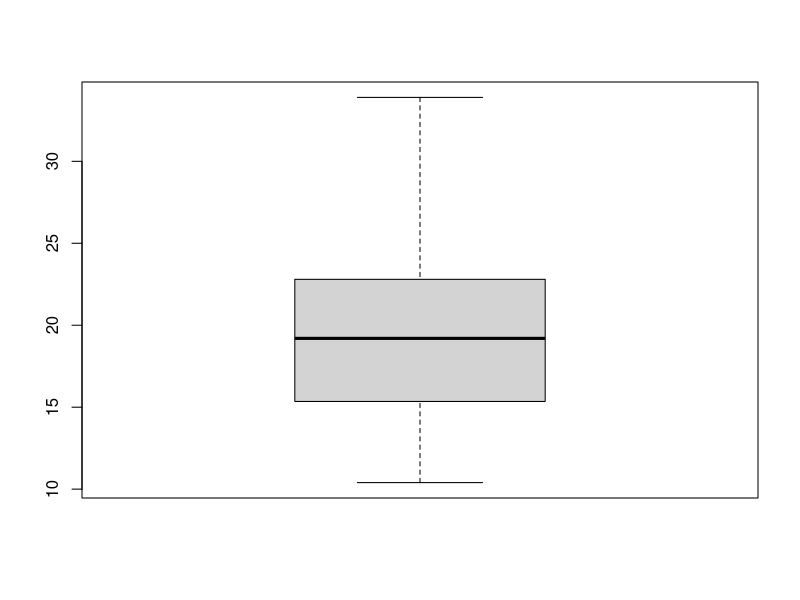
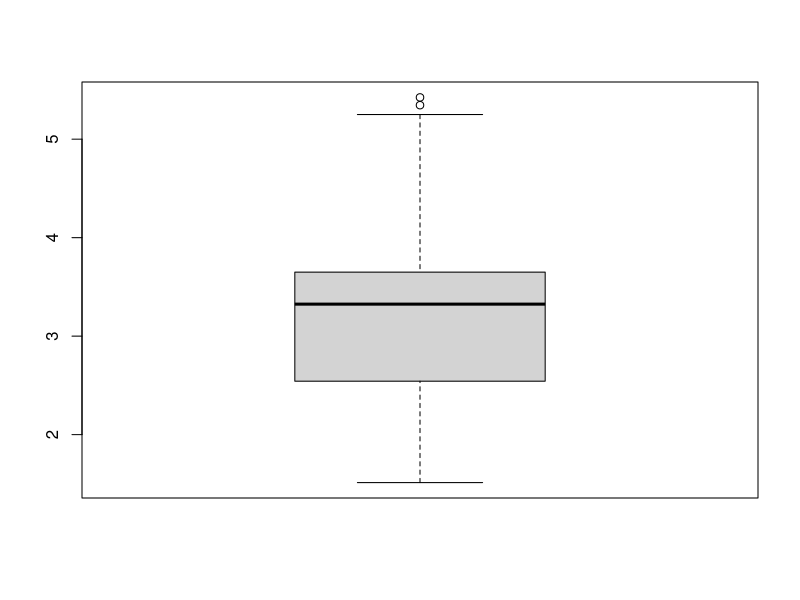
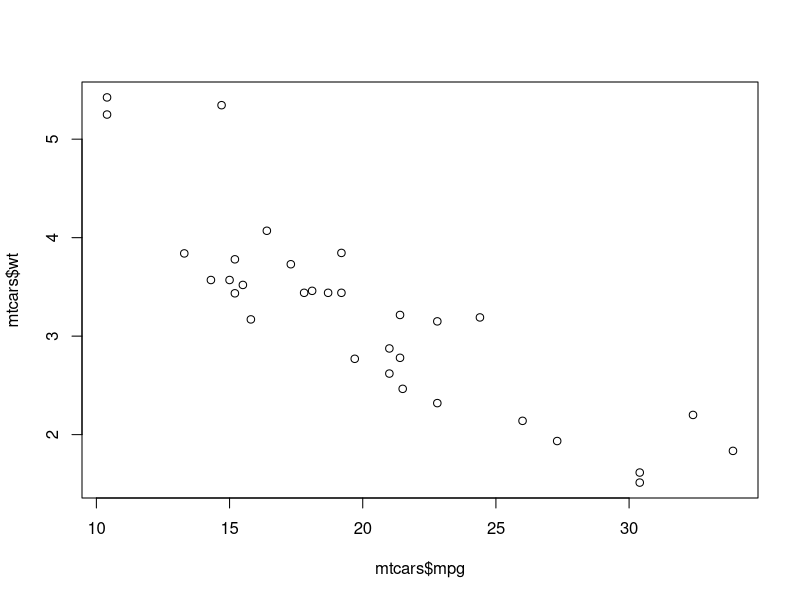
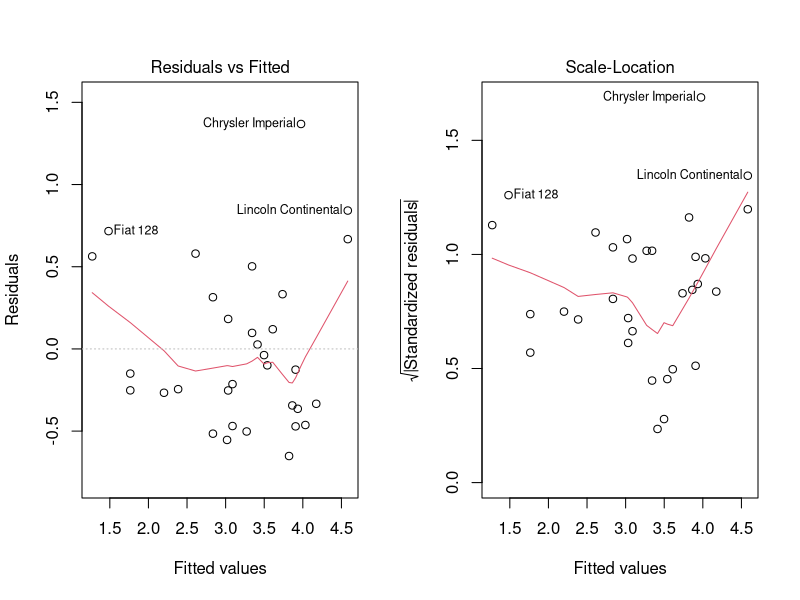
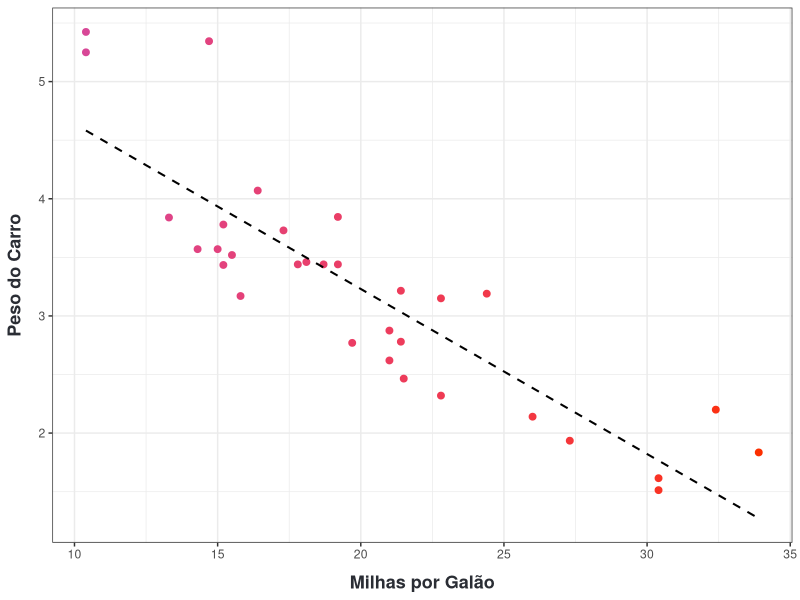
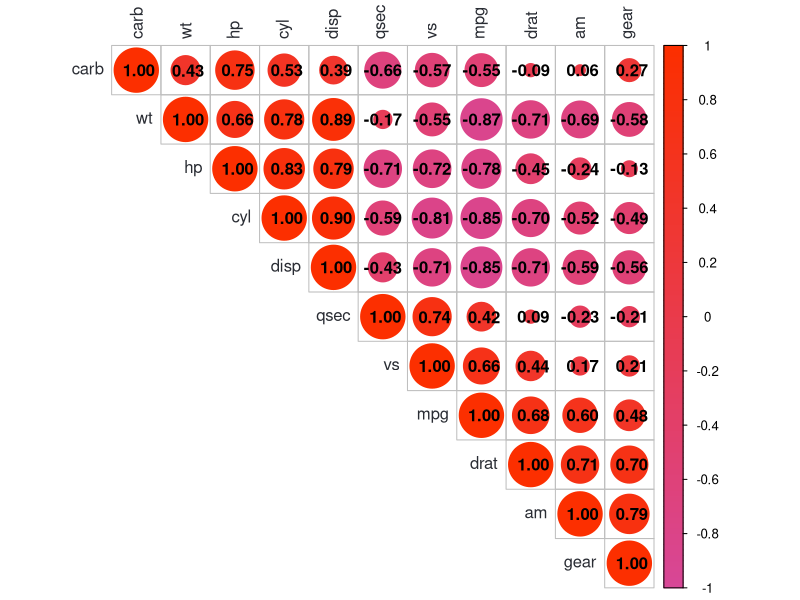
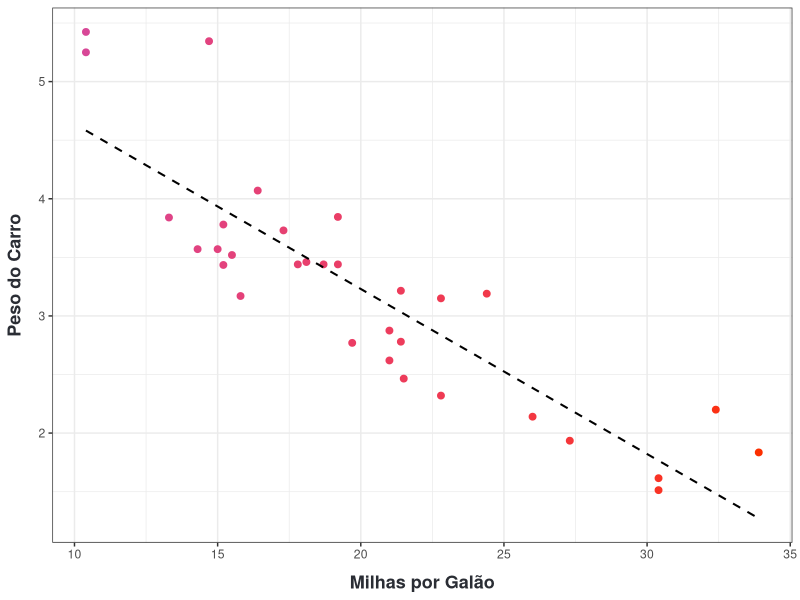

These figures' R source, in order:
#instalar pacotes
if (!require(dplyr)) install.packages("dplyr")
library(dplyr)

if(!require(ggplot2)) install.packages("ggplot2")
library(ggplot2)

if (!require(corrplot)) install.packages("corrplot")
library(corrplot)

#dados
mtcars
?mtcars

glimpse(mtcars)
View(mtcars)

## Normalidade (Shapiro-Wilk):
shapiro.test(mtcars$mpg)
shapiro.test(mtcars$wt)

## Presenca de outliers:
boxplot(mtcars$mpg)
boxplot (mtcars$wt)

## Relacao linear entre as variaveis:
plot(mtcars$mpg, mtcars$wt)

#Verificao dos pressupostos nos residuos

## Construcao do modelo de regressao:

mod_reg <- lm(wt ~ mpg, mtcars)

## Analise grafica:

par(mfrow=c(1,2))
plot(mod_reg, which=c(1,3))
par(mfrow=c(1,1))

## Correlacao Linear de Pearson (coeficiente = r):
cor.test(mtcars$wt, mtcars$mpg, method = "pearson")

##gráfico de dispersão 
library(scales)
library(ggpubr)


dispersao <- ggplot(data=mtcars, aes(x=mpg, y=wt, color=mpg))+
  geom_point(size=2)+
  geom_smooth(method = "lm", se=F, color = "black", 
              size=0.7, linetype = "dashed")+
  labs(x= "Milhas por Galão", y= "Peso do Carro")+
  scale_color_gradient(low = "#D84797", high = "#FC2F00") +
  theme_bw()+
  theme(axis.title.x = element_text(size = 13, face = "bold", 
                                    color = "#2A2D34", margin = margin(t = 10))) +
  theme(axis.title.y = element_text(size = 13, face = "bold", 
                                    color = "#2A2D34", margin = margin(r = 10)))+
  guides(color = FALSE) 

dispersao  
ggsave("dispersaoPearson1.png", plot = dispersao, width = 10, height = 8, dpi = 200)


###############matriz de correlação##########################

matriz <- round(cor(mtcars[1:11], method = "pearson"),2)
View(matriz)

corrplot(matriz, 
         type = "upper", order = "hclust", 
         addCoef.col = "black", # adiciona o coeficiente ? matriz
         tl.col = "#2A2D34", 
         insig = "blank",
         col = colorRampPalette(c("#D84797", "#FC2F00"))(100))



